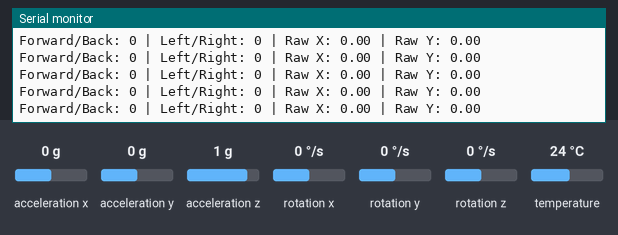
The sketch below on a simulated ESP32. On the bench: the last lines printed to the serial monitor. The inputs (shaded band) are chosen by the test bench; at power-on: acceleration x 0 g, acceleration y 0 g, acceleration z 1 g, rotation x 0 °/s, rotation y 0 °/s, rotation z 0 °/s, temperature 24 °C.

Above: at 2.2 s.
2.3 s: acceleration x set to -1.4 g
At 2.34 s:
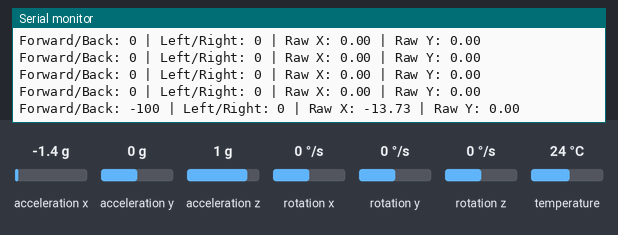
3.8 s: acceleration y set to -1.4 g
At 3.88 s:
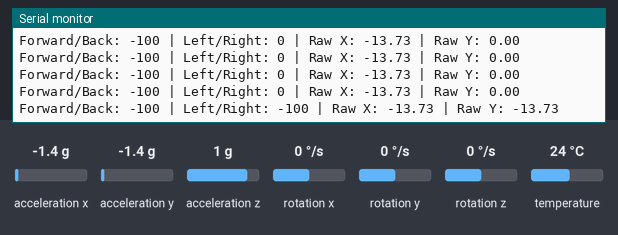
5.3 s: acceleration x set to -0.8 g
At 5.32 s:
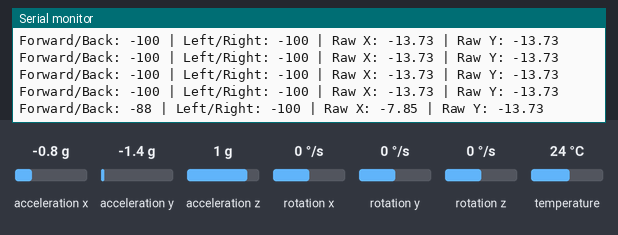
Timing chart, 0 to 8.3 s (numbered marks = the images above; inputs shaded):
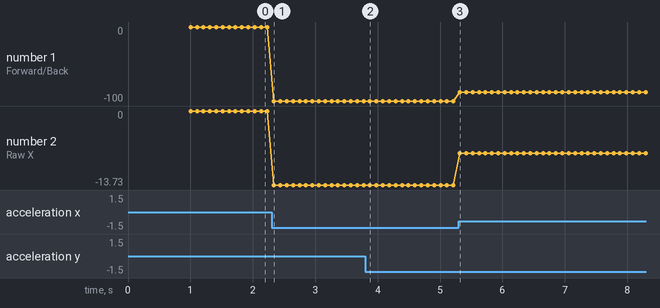

Measured:
- after the input at 2.3 s, the serial monitor: prints a new line at once (image 1)
- after the input at 3.8 s, the serial monitor: prints a new line after 0.08 s (image 2)
- after the input at 5.3 s, the serial monitor: prints a new line at once (image 3)
- plotted number 1: 0 → -100 after the input at 2.3 s, -100 → -88 after the input at 5.3 s
- plotted number 2: 0 → -13.73 after the input at 2.3 s, -13.73 → -7.85 after the input at 5.3 s

The sketch:

03_tilt_mapping.ino
```cpp
#include <Wire.h>
#include <Adafruit_MPU6050.h>
#include <Adafruit_Sensor.h>

Adafruit_MPU6050 mpu;

// Create a dead zone to remove small accidental movements
const int deadZone = 10;

// These values are the output range for drone-style control
const int minControl = -100;
const int maxControl = 100;

void setup() {
  Serial.begin(115200);
  delay(1000);

  Wire.begin(21, 22);

  // Check MPU6050 connection
  Serial.println("Starting MPU6050 tilt mapping...");

  if (!mpu.begin()) {
    Serial.println("MPU6050 not found. Check wiring.");
    while (1) {
      delay(10);
    }
  }

  Serial.println("MPU6050 connected!");

  mpu.setAccelerometerRange(MPU6050_RANGE_8_G);
  mpu.setGyroRange(MPU6050_RANGE_500_DEG);
  mpu.setFilterBandwidth(MPU6050_BAND_21_HZ);
}

void loop() {
  sensors_event_t accel, gyro, temp;
  mpu.getEvent(&accel, &gyro, &temp);

  /*
    accel.acceleration.x and accel.acceleration.y are in m/s^2.
    When tilted, they usually range around -9.8 to +9.8.
    Multiply by 100 so map() can work nicely with integers.
  */

  int xTilt = accel.acceleration.x * 100;
  int yTilt = accel.acceleration.y * 100;

  // Map tilt values to control range -100 to +100
  int forwardBack = map(xTilt, -900, 900, minControl, maxControl);
  int leftRight   = map(yTilt, -900, 900, minControl, maxControl);

  // Keep values inside -100 to +100
  forwardBack = constrain(forwardBack, minControl, maxControl);
  leftRight   = constrain(leftRight, minControl, maxControl);

  // Apply dead zone
  if (abs(forwardBack) < deadZone) {
    forwardBack = 0;
  }

  if (abs(leftRight) < deadZone) {
    leftRight = 0;
  }

  Serial.print("Forward/Back: ");
  Serial.print(forwardBack);

  Serial.print(" | Left/Right: ");
  Serial.print(leftRight);

  Serial.print(" | Raw X: ");
  Serial.print(accel.acceleration.x);

  Serial.print(" | Raw Y: ");
  Serial.println(accel.acceleration.y);

  delay(100);
}
```
